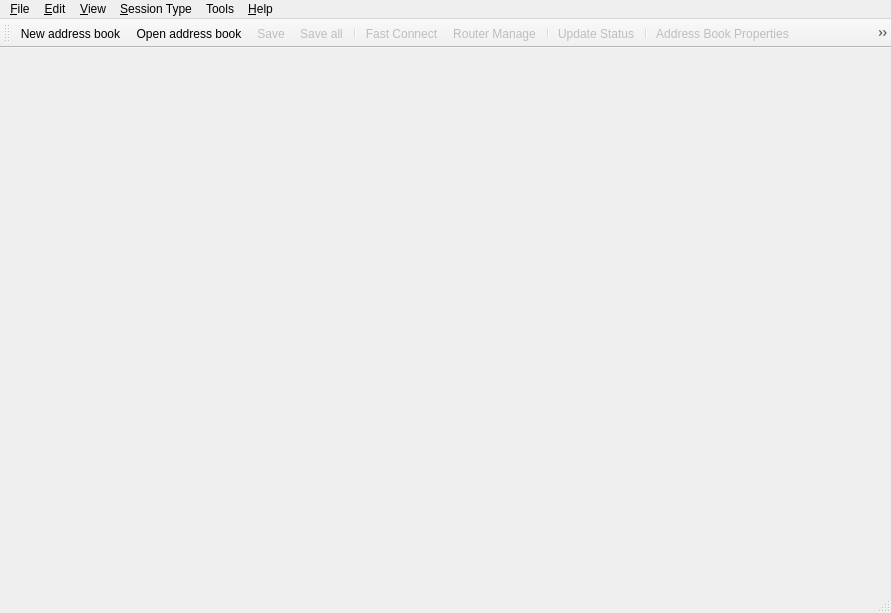
<?xml version="1.0" encoding="UTF-8"?>
<ui version="4.0">
 <class>ConsoleMainWindow</class>
 <widget class="QMainWindow" name="ConsoleMainWindow">
  <property name="geometry">
   <rect>
    <x>0</x>
    <y>0</y>
    <width>891</width>
    <height>613</height>
   </rect>
  </property>
  <property name="windowTitle">
   <string>Aspia Console</string>
  </property>
  <widget class="QWidget" name="central_widget">
   <layout class="QVBoxLayout" name="verticalLayout_2">
    <property name="spacing">
     <number>0</number>
    </property>
    <property name="leftMargin">
     <number>0</number>
    </property>
    <property name="topMargin">
     <number>0</number>
    </property>
    <property name="rightMargin">
     <number>0</number>
    </property>
    <property name="bottomMargin">
     <number>0</number>
    </property>
    <item>
     <widget class="QTabWidget" name="tab_widget">
      <property name="currentIndex">
       <number>-1</number>
      </property>
      <property name="documentMode">
       <bool>true</bool>
      </property>
      <property name="tabsClosable">
       <bool>true</bool>
      </property>
      <property name="movable">
       <bool>true</bool>
      </property>
     </widget>
    </item>
   </layout>
  </widget>
  <widget class="QMenuBar" name="menu_bar">
   <property name="geometry">
    <rect>
     <x>0</x>
     <y>0</y>
     <width>891</width>
     <height>22</height>
    </rect>
   </property>
   <widget class="QMenu" name="menu_file">
    <property name="title">
     <string>&amp;File</string>
    </property>
    <widget class="QMenu" name="menu_recent_open">
     <property name="title">
      <string>Recent open</string>
     </property>
     <addaction name="action_remember_last"/>
     <addaction name="action_clear_mru"/>
     <addaction name="separator"/>
    </widget>
    <addaction name="action_new"/>
    <addaction name="action_open"/>
    <addaction name="menu_recent_open"/>
    <addaction name="action_save"/>
    <addaction name="action_save_as"/>
    <addaction name="action_save_all"/>
    <addaction name="action_close"/>
    <addaction name="action_close_all"/>
    <addaction name="separator"/>
    <addaction name="action_exit"/>
   </widget>
   <widget class="QMenu" name="menu_edit">
    <property name="title">
     <string>&amp;Edit</string>
    </property>
    <addaction name="action_address_book_properties"/>
    <addaction name="separator"/>
    <addaction name="action_add_computer_group"/>
    <addaction name="action_modify_computer_group"/>
    <addaction name="action_delete_computer_group"/>
    <addaction name="separator"/>
    <addaction name="action_add_computer"/>
    <addaction name="action_copy_computer"/>
    <addaction name="action_modify_computer"/>
    <addaction name="action_delete_computer"/>
    <addaction name="separator"/>
    <addaction name="action_import_computers"/>
    <addaction name="action_export_computers"/>
   </widget>
   <widget class="QMenu" name="menu_session_type">
    <property name="title">
     <string>&amp;Session Type</string>
    </property>
    <addaction name="action_desktop_manage"/>
    <addaction name="action_desktop_view"/>
    <addaction name="action_file_transfer"/>
    <addaction name="action_text_chat"/>
    <addaction name="action_system_info"/>
   </widget>
   <widget class="QMenu" name="menu_help">
    <property name="title">
     <string>&amp;Help</string>
    </property>
    <addaction name="action_online_help"/>
    <addaction name="separator"/>
    <addaction name="action_check_updates"/>
    <addaction name="action_update_settings"/>
    <addaction name="separator"/>
    <addaction name="action_about"/>
   </widget>
   <widget class="QMenu" name="menu_view">
    <property name="title">
     <string>&amp;View</string>
    </property>
    <widget class="QMenu" name="menu_language">
     <property name="title">
      <string>&amp;Language</string>
     </property>
     <property name="icon">
      <iconset resource="../client/resources/client.qrc">
       <normaloff>:/img/locale.png</normaloff>:/img/locale.png</iconset>
     </property>
    </widget>
    <addaction name="menu_language"/>
    <addaction name="action_toolbar"/>
    <addaction name="action_statusbar"/>
    <addaction name="separator"/>
    <addaction name="action_show_tray_icon"/>
    <addaction name="action_minimize_to_tray"/>
    <addaction name="separator"/>
    <addaction name="action_show_icons_in_menus"/>
    <addaction name="separator"/>
    <addaction name="action_update_status"/>
   </widget>
   <widget class="QMenu" name="menuTools">
    <property name="title">
     <string>Tools</string>
    </property>
    <addaction name="action_fast_connect"/>
    <addaction name="action_router_manage"/>
   </widget>
   <addaction name="menu_file"/>
   <addaction name="menu_edit"/>
   <addaction name="menu_view"/>
   <addaction name="menu_session_type"/>
   <addaction name="menuTools"/>
   <addaction name="menu_help"/>
  </widget>
  <widget class="console::StatusBar" name="status_bar"/>
  <widget class="QToolBar" name="tool_bar">
   <property name="windowTitle">
    <string>Tool Bar</string>
   </property>
   <property name="iconSize">
    <size>
     <width>16</width>
     <height>16</height>
    </size>
   </property>
   <attribute name="toolBarArea">
    <enum>TopToolBarArea</enum>
   </attribute>
   <attribute name="toolBarBreak">
    <bool>false</bool>
   </attribute>
   <addaction name="action_new"/>
   <addaction name="action_open"/>
   <addaction name="action_save"/>
   <addaction name="action_save_all"/>
   <addaction name="separator"/>
   <addaction name="action_fast_connect"/>
   <addaction name="action_router_manage"/>
   <addaction name="separator"/>
   <addaction name="action_update_status"/>
   <addaction name="separator"/>
   <addaction name="action_address_book_properties"/>
   <addaction name="action_add_computer_group"/>
   <addaction name="action_modify_computer_group"/>
   <addaction name="action_delete_computer_group"/>
   <addaction name="action_add_computer"/>
   <addaction name="action_copy_computer"/>
   <addaction name="action_modify_computer"/>
   <addaction name="action_delete_computer"/>
   <addaction name="separator"/>
   <addaction name="action_desktop_manage"/>
   <addaction name="action_desktop_view"/>
   <addaction name="action_file_transfer"/>
   <addaction name="action_text_chat"/>
   <addaction name="action_system_info"/>
   <addaction name="separator"/>
   <addaction name="action_about"/>
   <addaction name="action_exit"/>
  </widget>
  <action name="action_new">
   <property name="icon">
    <iconset resource="../common/resources/common.qrc">
     <normaloff>:/img/document.png</normaloff>:/img/document.png</iconset>
   </property>
   <property name="text">
    <string>&amp;New address book</string>
   </property>
   <property name="shortcut">
    <string>Ctrl+N</string>
   </property>
  </action>
  <action name="action_open">
   <property name="icon">
    <iconset resource="resources/console.qrc">
     <normaloff>:/img/open.png</normaloff>:/img/open.png</iconset>
   </property>
   <property name="text">
    <string>&amp;Open address book...</string>
   </property>
   <property name="shortcut">
    <string>Ctrl+O</string>
   </property>
  </action>
  <action name="action_save">
   <property name="enabled">
    <bool>false</bool>
   </property>
   <property name="icon">
    <iconset resource="../client/resources/client.qrc">
     <normaloff>:/img/disk.png</normaloff>:/img/disk.png</iconset>
   </property>
   <property name="text">
    <string>&amp;Save</string>
   </property>
   <property name="shortcut">
    <string>Ctrl+S</string>
   </property>
  </action>
  <action name="action_save_as">
   <property name="enabled">
    <bool>false</bool>
   </property>
   <property name="text">
    <string>Save &amp;as...</string>
   </property>
   <property name="shortcut">
    <string>Ctrl+Alt+S</string>
   </property>
  </action>
  <action name="action_close">
   <property name="enabled">
    <bool>false</bool>
   </property>
   <property name="text">
    <string>&amp;Close</string>
   </property>
   <property name="shortcut">
    <string>Ctrl+W</string>
   </property>
  </action>
  <action name="action_exit">
   <property name="icon">
    <iconset resource="../client/resources/client.qrc">
     <normaloff>:/img/exit.png</normaloff>:/img/exit.png</iconset>
   </property>
   <property name="text">
    <string>&amp;Exit</string>
   </property>
  </action>
  <action name="action_add_computer_group">
   <property name="enabled">
    <bool>false</bool>
   </property>
   <property name="icon">
    <iconset resource="../client/resources/client.qrc">
     <normaloff>:/img/folder-plus.png</normaloff>:/img/folder-plus.png</iconset>
   </property>
   <property name="text">
    <string>Add Computer Group</string>
   </property>
  </action>
  <action name="action_modify_computer_group">
   <property name="enabled">
    <bool>false</bool>
   </property>
   <property name="icon">
    <iconset resource="resources/console.qrc">
     <normaloff>:/img/folder-pencil.png</normaloff>:/img/folder-pencil.png</iconset>
   </property>
   <property name="text">
    <string>Modify Computer Group</string>
   </property>
  </action>
  <action name="action_delete_computer_group">
   <property name="enabled">
    <bool>false</bool>
   </property>
   <property name="icon">
    <iconset resource="resources/console.qrc">
     <normaloff>:/img/folder-minus.png</normaloff>:/img/folder-minus.png</iconset>
   </property>
   <property name="text">
    <string>Delete Computer Group</string>
   </property>
  </action>
  <action name="action_add_computer">
   <property name="enabled">
    <bool>false</bool>
   </property>
   <property name="icon">
    <iconset resource="resources/console.qrc">
     <normaloff>:/img/computer-plus.png</normaloff>:/img/computer-plus.png</iconset>
   </property>
   <property name="text">
    <string>Add Computer</string>
   </property>
  </action>
  <action name="action_modify_computer">
   <property name="enabled">
    <bool>false</bool>
   </property>
   <property name="icon">
    <iconset resource="resources/console.qrc">
     <normaloff>:/img/computer-pencil.png</normaloff>:/img/computer-pencil.png</iconset>
   </property>
   <property name="text">
    <string>Modify Computer</string>
   </property>
  </action>
  <action name="action_delete_computer">
   <property name="enabled">
    <bool>false</bool>
   </property>
   <property name="icon">
    <iconset resource="resources/console.qrc">
     <normaloff>:/img/computer-minus.png</normaloff>:/img/computer-minus.png</iconset>
   </property>
   <property name="text">
    <string>Delete Computer</string>
   </property>
  </action>
  <action name="action_desktop_manage">
   <property name="checkable">
    <bool>true</bool>
   </property>
   <property name="checked">
    <bool>true</bool>
   </property>
   <property name="icon">
    <iconset resource="../client/resources/client.qrc">
     <normaloff>:/img/monitor-keyboard.png</normaloff>:/img/monitor-keyboard.png</iconset>
   </property>
   <property name="text">
    <string>Desktop &amp;Manage</string>
   </property>
  </action>
  <action name="action_desktop_view">
   <property name="checkable">
    <bool>true</bool>
   </property>
   <property name="icon">
    <iconset resource="../client/resources/client.qrc">
     <normaloff>:/img/monitor.png</normaloff>:/img/monitor.png</iconset>
   </property>
   <property name="text">
    <string>Desktop &amp;View</string>
   </property>
  </action>
  <action name="action_file_transfer">
   <property name="checkable">
    <bool>true</bool>
   </property>
   <property name="icon">
    <iconset resource="../client/resources/client.qrc">
     <normaloff>:/img/folder-stand.png</normaloff>:/img/folder-stand.png</iconset>
   </property>
   <property name="text">
    <string>&amp;File Transfer</string>
   </property>
  </action>
  <action name="action_online_help">
   <property name="icon">
    <iconset resource="../client/resources/client.qrc">
     <normaloff>:/img/lifebuoy.png</normaloff>:/img/lifebuoy.png</iconset>
   </property>
   <property name="text">
    <string>&amp;Online Help...</string>
   </property>
   <property name="shortcut">
    <string>F1</string>
   </property>
  </action>
  <action name="action_about">
   <property name="icon">
    <iconset resource="../client/resources/client.qrc">
     <normaloff>:/img/about.png</normaloff>:/img/about.png</iconset>
   </property>
   <property name="text">
    <string>&amp;About</string>
   </property>
  </action>
  <action name="action_address_book_properties">
   <property name="enabled">
    <bool>false</bool>
   </property>
   <property name="icon">
    <iconset resource="resources/console.qrc">
     <normaloff>:/img/book-pencil.png</normaloff>:/img/book-pencil.png</iconset>
   </property>
   <property name="text">
    <string>Address Book Properties</string>
   </property>
  </action>
  <action name="action_desktop_manage_connect">
   <property name="icon">
    <iconset resource="../client/resources/client.qrc">
     <normaloff>:/img/monitor-keyboard.png</normaloff>:/img/monitor-keyboard.png</iconset>
   </property>
   <property name="text">
    <string>Desktop Manage</string>
   </property>
   <property name="toolTip">
    <string>Desktop Manage</string>
   </property>
  </action>
  <action name="action_desktop_view_connect">
   <property name="icon">
    <iconset resource="../client/resources/client.qrc">
     <normaloff>:/img/monitor.png</normaloff>:/img/monitor.png</iconset>
   </property>
   <property name="text">
    <string>Desktop View</string>
   </property>
   <property name="toolTip">
    <string>Desktop View</string>
   </property>
  </action>
  <action name="action_file_transfer_connect">
   <property name="icon">
    <iconset resource="../client/resources/client.qrc">
     <normaloff>:/img/folder-stand.png</normaloff>:/img/folder-stand.png</iconset>
   </property>
   <property name="text">
    <string>File Transfer</string>
   </property>
   <property name="toolTip">
    <string>File Transfer</string>
   </property>
  </action>
  <action name="action_toolbar">
   <property name="checkable">
    <bool>true</bool>
   </property>
   <property name="checked">
    <bool>false</bool>
   </property>
   <property name="text">
    <string>Tool Bar</string>
   </property>
  </action>
  <action name="action_statusbar">
   <property name="checkable">
    <bool>true</bool>
   </property>
   <property name="checked">
    <bool>false</bool>
   </property>
   <property name="text">
    <string>Status Bar</string>
   </property>
  </action>
  <action name="action_fast_connect">
   <property name="enabled">
    <bool>false</bool>
   </property>
   <property name="icon">
    <iconset resource="resources/console.qrc">
     <normaloff>:/img/plug-disconnect.png</normaloff>:/img/plug-disconnect.png</iconset>
   </property>
   <property name="text">
    <string>Fast Connect</string>
   </property>
   <property name="shortcut">
    <string>F8</string>
   </property>
  </action>
  <action name="action_show_tray_icon">
   <property name="checkable">
    <bool>true</bool>
   </property>
   <property name="text">
    <string>Show tray icon</string>
   </property>
  </action>
  <action name="action_minimize_to_tray">
   <property name="checkable">
    <bool>true</bool>
   </property>
   <property name="text">
    <string>Minimize to tray</string>
   </property>
  </action>
  <action name="action_show_hide">
   <property name="text">
    <string>Hide</string>
   </property>
  </action>
  <action name="action_save_all">
   <property name="enabled">
    <bool>false</bool>
   </property>
   <property name="icon">
    <iconset resource="resources/console.qrc">
     <normaloff>:/img/disks.png</normaloff>:/img/disks.png</iconset>
   </property>
   <property name="text">
    <string>Save all</string>
   </property>
   <property name="shortcut">
    <string>Ctrl+Shift+S</string>
   </property>
  </action>
  <action name="action_close_all">
   <property name="enabled">
    <bool>false</bool>
   </property>
   <property name="text">
    <string>Close all</string>
   </property>
   <property name="shortcut">
    <string>Ctrl+Shift+W</string>
   </property>
  </action>
  <action name="action_check_updates">
   <property name="text">
    <string>Check for updates...</string>
   </property>
  </action>
  <action name="action_update_settings">
   <property name="text">
    <string>Update Settings</string>
   </property>
  </action>
  <action name="action_clear_mru">
   <property name="text">
    <string>Clear</string>
   </property>
  </action>
  <action name="action_remember_last">
   <property name="checkable">
    <bool>true</bool>
   </property>
   <property name="checked">
    <bool>true</bool>
   </property>
   <property name="text">
    <string>Remember latest</string>
   </property>
  </action>
  <action name="action_copy_computer">
   <property name="enabled">
    <bool>false</bool>
   </property>
   <property name="icon">
    <iconset resource="resources/console.qrc">
     <normaloff>:/img/computer-copy.png</normaloff>:/img/computer-copy.png</iconset>
   </property>
   <property name="text">
    <string>Copy Computer</string>
   </property>
  </action>
  <action name="action_router_manage">
   <property name="enabled">
    <bool>false</bool>
   </property>
   <property name="icon">
    <iconset resource="resources/console.qrc">
     <normaloff>:/img/server.png</normaloff>:/img/server.png</iconset>
   </property>
   <property name="text">
    <string>Router Manage</string>
   </property>
  </action>
  <action name="action_show_icons_in_menus">
   <property name="checkable">
    <bool>true</bool>
   </property>
   <property name="text">
    <string>Show icons in menus</string>
   </property>
  </action>
  <action name="action_system_info">
   <property name="checkable">
    <bool>true</bool>
   </property>
   <property name="icon">
    <iconset resource="../client/resources/client.qrc">
     <normaloff>:/img/computer_info.png</normaloff>:/img/computer_info.png</iconset>
   </property>
   <property name="text">
    <string>&amp;System Information</string>
   </property>
   <property name="toolTip">
    <string>System Information</string>
   </property>
  </action>
  <action name="action_system_info_connect">
   <property name="icon">
    <iconset resource="../client/resources/client.qrc">
     <normaloff>:/img/computer_info.png</normaloff>:/img/computer_info.png</iconset>
   </property>
   <property name="text">
    <string>System Information</string>
   </property>
   <property name="toolTip">
    <string>System Information</string>
   </property>
  </action>
  <action name="action_text_chat">
   <property name="checkable">
    <bool>true</bool>
   </property>
   <property name="icon">
    <iconset resource="../client/resources/client.qrc">
     <normaloff>:/img/text-chat.png</normaloff>:/img/text-chat.png</iconset>
   </property>
   <property name="text">
    <string>&amp;Text Chat</string>
   </property>
   <property name="toolTip">
    <string>Text Chat</string>
   </property>
  </action>
  <action name="action_text_chat_connect">
   <property name="icon">
    <iconset resource="../client/resources/client.qrc">
     <normaloff>:/img/text-chat.png</normaloff>:/img/text-chat.png</iconset>
   </property>
   <property name="text">
    <string>Text Chat</string>
   </property>
   <property name="toolTip">
    <string>Text Chat</string>
   </property>
  </action>
  <action name="action_update_status">
   <property name="enabled">
    <bool>false</bool>
   </property>
   <property name="icon">
    <iconset resource="../client/resources/client.qrc">
     <normaloff>:/img/arrow-circle-double.png</normaloff>:/img/arrow-circle-double.png</iconset>
   </property>
   <property name="text">
    <string>Update Status</string>
   </property>
   <property name="toolTip">
    <string>Update the status of computers in the list</string>
   </property>
   <property name="shortcut">
    <string>F5</string>
   </property>
  </action>
  <action name="action_import_computers">
   <property name="enabled">
    <bool>false</bool>
   </property>
   <property name="icon">
    <iconset resource="resources/console.qrc">
     <normaloff>:/img/import.png</normaloff>:/img/import.png</iconset>
   </property>
   <property name="text">
    <string>Import Computers/Groups</string>
   </property>
   <property name="toolTip">
    <string>Import computers from file</string>
   </property>
  </action>
  <action name="action_export_computers">
   <property name="enabled">
    <bool>false</bool>
   </property>
   <property name="icon">
    <iconset resource="resources/console.qrc">
     <normaloff>:/img/export.png</normaloff>:/img/export.png</iconset>
   </property>
   <property name="text">
    <string>Export Computer Group</string>
   </property>
   <property name="toolTip">
    <string>Export computer group to file</string>
   </property>
  </action>
 </widget>
 <layoutdefault spacing="6" margin="11"/>
 <customwidgets>
  <customwidget>
   <class>console::StatusBar</class>
   <extends>QStatusBar</extends>
   <header>console/statusbar.h</header>
  </customwidget>
 </customwidgets>
 <resources>
  <include location="../client/resources/client.qrc"/>
  <include location="../common/resources/common.qrc"/>
  <include location="resources/console.qrc"/>
 </resources>
 <connections/>
</ui>
